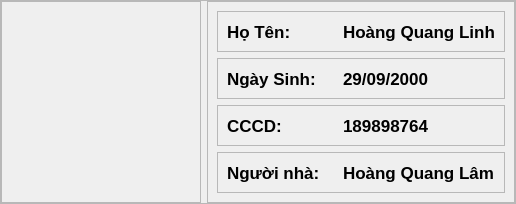
           <widget class="QFrame" name="frame_2">
            <property name="maximumSize">
             <size>
              <width>16777215</width>
              <height>210</height>
             </size>
            </property>
            <property name="frameShape">
             <enum>QFrame::StyledPanel</enum>
            </property>
            <property name="frameShadow">
             <enum>QFrame::Raised</enum>
            </property>
            <layout class="QHBoxLayout" name="horizontalLayout">
             <property name="leftMargin">
              <number>0</number>
             </property>
             <property name="topMargin">
              <number>0</number>
             </property>
             <property name="rightMargin">
              <number>0</number>
             </property>
             <property name="bottomMargin">
              <number>0</number>
             </property>
             <item>
              <widget class="QFrame" name="frame_7">
               <property name="maximumSize">
                <size>
                 <width>200</width>
                 <height>16777215</height>
                </size>
               </property>
               <property name="frameShape">
                <enum>QFrame::StyledPanel</enum>
               </property>
               <property name="frameShadow">
                <enum>QFrame::Raised</enum>
               </property>
               <layout class="QVBoxLayout" name="verticalLayout_2">
                <property name="spacing">
                 <number>0</number>
                </property>
                <property name="leftMargin">
                 <number>0</number>
                </property>
                <property name="topMargin">
                 <number>0</number>
                </property>
                <property name="rightMargin">
                 <number>0</number>
                </property>
                <property name="bottomMargin">
                 <number>0</number>
                </property>
                <item>
                 <widget class="QLabel" name="label">
                  <property name="minimumSize">
                   <size>
                    <width>200</width>
                    <height>200</height>
                   </size>
                  </property>
                  <property name="maximumSize">
                   <size>
                    <width>200</width>
                    <height>200</height>
                   </size>
                  </property>
                  <property name="text">
                   <string/>
                  </property>
                  <property name="pixmap">
                   <pixmap resource="../../resources.qrc">:/images/res/drawable/icons/vatar.jpg</pixmap>
                  </property>
                  <property name="scaledContents">
                   <bool>true</bool>
                  </property>
                 </widget>
                </item>
               </layout>
              </widget>
             </item>
             <item>
              <widget class="QFrame" name="frame_8">
               <property name="frameShape">
                <enum>QFrame::StyledPanel</enum>
               </property>
               <property name="frameShadow">
                <enum>QFrame::Raised</enum>
               </property>
               <layout class="QVBoxLayout" name="verticalLayout_3">
                <item>
                 <widget class="QFrame" name="frame_9">
                  <property name="frameShape">
                   <enum>QFrame::StyledPanel</enum>
                  </property>
                  <property name="frameShadow">
                   <enum>QFrame::Raised</enum>
                  </property>
                  <layout class="QHBoxLayout" name="horizontalLayout_2">
                   <item>
                    <widget class="QLabel" name="label_2">
                     <property name="minimumSize">
                      <size>
                       <width>110</width>
                       <height>0</height>
                      </size>
                     </property>
                     <property name="maximumSize">
                      <size>
                       <width>110</width>
                       <height>16777215</height>
                      </size>
                     </property>
                     <property name="font">
                      <font>
                       <pointsize>13</pointsize>
                       <weight>75</weight>
                       <bold>true</bold>
                      </font>
                     </property>
                     <property name="text">
                      <string>Họ Tên:</string>
                     </property>
                    </widget>
                   </item>
                   <item>
                    <widget class="QLabel" name="lbName">
                     <property name="font">
                      <font>
                       <pointsize>13</pointsize>
                       <weight>75</weight>
                       <bold>true</bold>
                      </font>
                     </property>
                     <property name="text">
                      <string>Hoàng Quang Linh</string>
                     </property>
                    </widget>
                   </item>
                  </layout>
                 </widget>
                </item>
                <item>
                 <widget class="QFrame" name="frame_10">
                  <property name="frameShape">
                   <enum>QFrame::StyledPanel</enum>
                  </property>
                  <property name="frameShadow">
                   <enum>QFrame::Raised</enum>
                  </property>
                  <layout class="QHBoxLayout" name="horizontalLayout_3">
                   <item>
                    <widget class="QLabel" name="label_4">
                     <property name="minimumSize">
                      <size>
                       <width>110</width>
                       <height>0</height>
                      </size>
                     </property>
                     <property name="maximumSize">
                      <size>
                       <width>110</width>
                       <height>16777215</height>
                      </size>
                     </property>
                     <property name="font">
                      <font>
                       <pointsize>13</pointsize>
                       <weight>75</weight>
                       <bold>true</bold>
                      </font>
                     </property>
                     <property name="text">
                      <string>Ngày Sinh:</string>
                     </property>
                    </widget>
                   </item>
                   <item>
                    <widget class="QLabel" name="lbBirday">
                     <property name="font">
                      <font>
                       <pointsize>13</pointsize>
                       <weight>75</weight>
                       <bold>true</bold>
                      </font>
                     </property>
                     <property name="text">
                      <string>29/09/2000</string>
                     </property>
                    </widget>
                   </item>
                  </layout>
                 </widget>
                </item>
                <item>
                 <widget class="QFrame" name="frame_11">
                  <property name="frameShape">
                   <enum>QFrame::StyledPanel</enum>
                  </property>
                  <property name="frameShadow">
                   <enum>QFrame::Raised</enum>
                  </property>
                  <layout class="QHBoxLayout" name="horizontalLayout_4">
                   <item>
                    <widget class="QLabel" name="label_6">
                     <property name="minimumSize">
                      <size>
                       <width>110</width>
                       <height>0</height>
                      </size>
                     </property>
                     <property name="maximumSize">
                      <size>
                       <width>110</width>
                       <height>16777215</height>
                      </size>
                     </property>
                     <property name="font">
                      <font>
                       <pointsize>13</pointsize>
                       <weight>75</weight>
                       <bold>true</bold>
                      </font>
                     </property>
                     <property name="text">
                      <string>CCCD:</string>
                     </property>
                    </widget>
                   </item>
                   <item>
                    <widget class="QLabel" name="lbCCCD">
                     <property name="font">
                      <font>
                       <pointsize>13</pointsize>
                       <weight>75</weight>
                       <bold>true</bold>
                      </font>
                     </property>
                     <property name="text">
                      <string>189898764</string>
                     </property>
                    </widget>
                   </item>
                  </layout>
                 </widget>
                </item>
                <item>
                 <widget class="QFrame" name="frame_19">
                  <property name="frameShape">
                   <enum>QFrame::StyledPanel</enum>
                  </property>
                  <property name="frameShadow">
                   <enum>QFrame::Raised</enum>
                  </property>
                  <layout class="QHBoxLayout" name="horizontalLayout_8">
                   <item>
                    <widget class="QLabel" name="label_10">
                     <property name="minimumSize">
                      <size>
                       <width>110</width>
                       <height>0</height>
                      </size>
                     </property>
                     <property name="maximumSize">
                      <size>
                       <width>110</width>
                       <height>16777215</height>
                      </size>
                     </property>
                     <property name="font">
                      <font>
                       <pointsize>13</pointsize>
                       <weight>75</weight>
                       <bold>true</bold>
                      </font>
                     </property>
                     <property name="text">
                      <string>Người nhà:</string>
                     </property>
                    </widget>
                   </item>
                   <item>
                    <widget class="QLabel" name="lbBirday_2">
                     <property name="font">
                      <font>
                       <pointsize>13</pointsize>
                       <weight>75</weight>
                       <bold>true</bold>
                      </font>
                     </property>
                     <property name="text">
                      <string>Hoàng Quang Lâm</string>
                     </property>
                    </widget>
                   </item>
                  </layout>
                 </widget>
                </item>
               </layout>
              </widget>
             </item>
            </layout>
           </widget>
